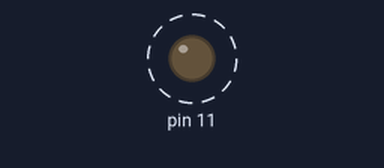
Simulated run of this program. Board: Raspberry Pi (header pin numbers). Parts: output pins drawn as LEDs (lit = HIGH). Dashed ring = blinking. What the program prints to the terminal is not drawn.

Above: at 0.5 s.
Timing chart, 0 to 4.6 s (numbered marks = the images above):
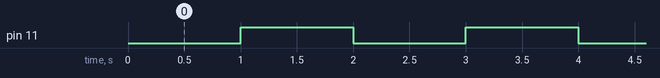

Measured:
- by itself, pin 11: alternates HIGH for 1.0 s and LOW for 1.0 s

The program:

led.py
```python
#!/usr/bin/env python2
# To Run: sudo python led.py
import RPi.GPIO as GPIO
import time

# Use physical pin numbers
GPIO.setmode(GPIO.BOARD)

# Set up header pin 11 (GPIO17) as an output
GPIO.setup(11, GPIO.OUT)

print "Start loop"
while True:
    GPIO.output(11, False)
    print "Set Output False"
    time.sleep(1)

    GPIO.output(11, True)
    print "Set Output True"
    time.sleep(1)
```
